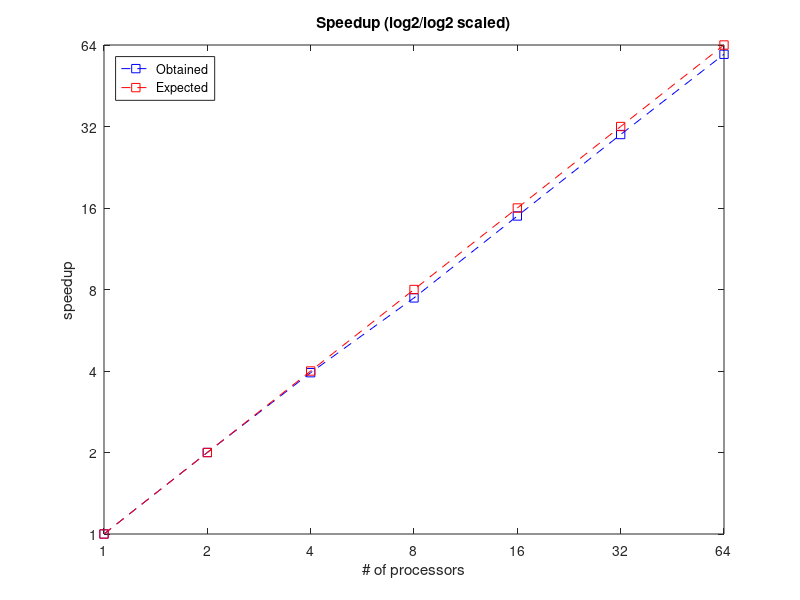

Recreate this plot in MATLAB. (Note: this script raises an error after producing the figure.)
clear all
close all
clc

addpath('../../lib/export_fig');
%trn=load('../../UCR/DiatomSizeReduction/DiatomSizeReduction_TRAIN');
%tst=load('../../UCR/DiatomSizeReduction/DiatomSizeReduction_TEST');
% 
% tscu(trn,tst,'Alignment','SAGA','MATLABPool','karadeniz_64');
% tscu(trn,tst,'Alignment','SAGA','MATLABPool','karadeniz_32');
% tscu(trn,tst,'Alignment','SAGA','MATLABPool','karadeniz_16');
% tscu(trn,tst,'Alignment','SAGA','MATLABPool','karadeniz_8');
% tscu(trn,tst,'Alignment','SAGA','MATLABPool','karadeniz_4');
% tscu(trn,tst,'Alignment','SAGA','MATLABPool','karadeniz_2');


nps   = [1 2 4 8 16 32 64];
times = [5146.74 2573.37 1305.21 690.90 344.25 172.19 87.03];
speedups = times(1)./times;
exptimes = times(1)*ones(1,length(nps))./nps;
obttimes = times;
efficieny = speedups./nps;

figure
plot(log2(nps),log2(speedups),'--bs')
hold on
plot(log2(nps),log2(nps),'--rs')
legend('Obtained','Expected','Location','NorthWest');
xlabel('# of processors');
ylabel('speedup')
title('Speedup (log2/log2 scaled)');
set(gca,'XTickLabel',nps);
set(gca,'YTickLabel',nps);
export_fig('-pdf','-transparent','tscu_test08_speedup.pdf');

figure
plot(log2(nps),log2(obttimes),'--bs')
hold on
plot(log2(nps),log2(exptimes),'--rs')
legend('Obtained','Expected','Location','NorthEast');
xlabel('# of processors (log2 scaled)');
ylabel('log2 of elapsed time (sec)')
title('Elapsed times');
set(gca,'XTickLabel',nps);
%set(gca,'YTickLabel',nps);
%figuresize(15,15,'centimeters');
export_fig('-pdf','-transparent','tscu_test08_elapsed.pdf');

figure
plot(log2(nps),100*efficieny,'--bs')
xlabel('# of processors (log2 scaled)');
ylabel('efficieny')
title('Efficieny');
set(gca,'XTickLabel',nps);
%set(gca,'YTickLabel',nps);
%figuresize(15,15,'centimeters');
%print -dpdf 'Experiment42-efficieny.pdf'
export_fig('-pdf','-transparent','tscu_test08_efficiency.pdf');



